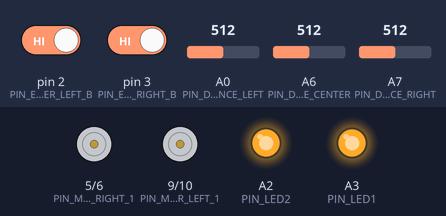
Simulated run of this sketch. Board: Arduino Nano, built with avr-gcc and run on an emulated ATmega328P. Shown: motor-driver pin pairs drawn as motors (green arrow = first pin HIGH = forward, orange = second pin HIGH = backward, longer = more drive), output pins drawn as LEDs (lit = HIGH). The inputs (shaded band) are chosen by the test bench; at power-on: A0 (PIN_DISTANCE_LEFT) = 512, A7 (PIN_DISTANCE_RIGHT) = 512, pin 2 (PIN_ENCODER_LEFT_B) HIGH, pin 3 (PIN_ENCODER_RIGHT_B) HIGH, A6 (PIN_DISTANCE_CENTER) = 512.

Above: at 1.2 s.
1.3 s: A0 (PIN_DISTANCE_LEFT) set to 604
2.8 s: A0 (PIN_DISTANCE_LEFT) set to 633
At 3.37 s:
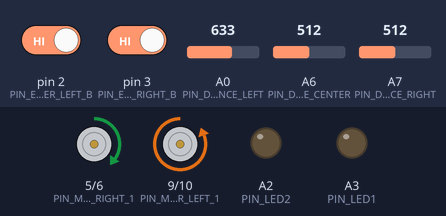
At 5.12 s:
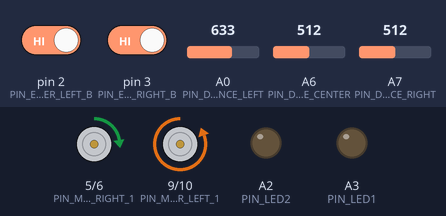
5.8 s: A7 (PIN_DISTANCE_RIGHT) set to 716
8.8 s: A0 (PIN_DISTANCE_LEFT) set to 511
At 10.07 s:
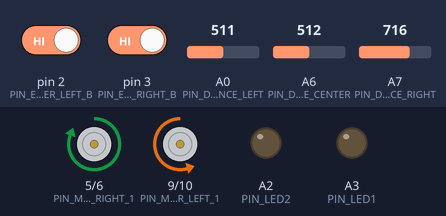
11.8 s: A7 (PIN_DISTANCE_RIGHT) set to 637
14.8 s: A7 (PIN_DISTANCE_RIGHT) set to 609
At 16.2 s:
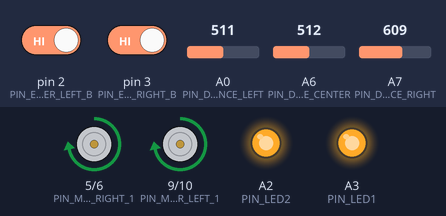
Timing chart, 0 to 17.3 s (numbered marks = the images above; inputs shaded):
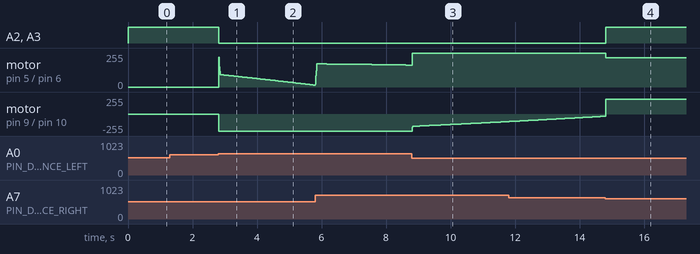

Measured:
- the behaviour switches between 618 and 619 on A0 (PIN_DISTANCE_LEFT) (found by bisection; images 0 and 1)
- the behaviour switches between 619 and 618 on A7 (PIN_DISTANCE_RIGHT) (found by bisection; images 3 and 4)
- after the input at 1.3 s, every drawn part: stays the same
- after the input at 2.8 s, A2 (PIN_LED2), A3 (PIN_LED1): HIGH → LOW at once; motor on pin 9 (PIN_MOTOR_LEFT_1) / pin 10 (PIN_MOTOR_LEFT_2): stopped → backward 255/255 at once
- after the input at 8.8 s, motor on pin 9 (PIN_MOTOR_LEFT_1) / pin 10 (PIN_MOTOR_LEFT_2): moves from backward 255/255 to backward 113/255 over 3.0 s, starting at once
- after the input at 14.8 s, A2 (PIN_LED2), A3 (PIN_LED1): LOW → HIGH at once; motor on pin 5 (PIN_MOTOR_RIGHT_1) / pin 6 (PIN_MOTOR_RIGHT_2): forward 255/255 → forward 221/255 at once

The sketch:

mouse.ino
```cpp
//changed velocity_left to .9 in mouse_helpers

#include <PID_v1.h>

#define PIN_DISTANCE_LEFT A0
#define PIN_DISTANCE_CENTER A6
#define PIN_DISTANCE_RIGHT A7

#define PIN_LED1 A3
#define PIN_LED2 A2
#define PIN_BUTTON A1

#define PIN_ENCODER_LEFT_A 11
#define PIN_ENCODER_LEFT_B 2
#define PIN_ENCODER_RIGHT_A 12
#define PIN_ENCODER_RIGHT_B 3

#define PIN_MOTOR_LEFT_1 9
#define PIN_MOTOR_LEFT_2 10
#define PIN_MOTOR_RIGHT_1 5
#define PIN_MOTOR_RIGHT_2 6

#define TICKS_PER_DEGREE 1.6299019607843137

// Invert encoder directions if needed
const boolean INVERT_ENCODER_LEFT = true;
const boolean INVERT_ENCODER_RIGHT = true;

// Invert motor directions if needed
const boolean INVERT_MOTOR_LEFT = true  ;
const boolean INVERT_MOTOR_RIGHT = false;

// Loop count, used for print statements
int count = 0;

//PID controller variables (linear)
double velocity_linear_setpoint;
double velocity_linear;
double velocity_linear_power;

//PID controller variable(angluar)
double velocity_angular_setpoint;
double velocity_angular;
double velocity_angular_power;

//PID controller variables(angular setpoint)
double diffDistance;
double diffDistanceSetpoint;

//PID controller variables (turn controller)
double tickCount;
double tickSetpoint;

int sum = 1;
//PID controller
PID velocity_linear_pid(&velocity_linear, &velocity_linear_power, &velocity_linear_setpoint, .003, 0.0005, 0.00, DIRECT);
PID velocity_angular_pid(&velocity_angular, &velocity_angular_power, &velocity_angular_setpoint, 0.5, 0.05, 0.0, DIRECT);
PID angular_setpoint_controller(&diffDistance, &velocity_angular_setpoint, &diffDistanceSetpoint, 0.05, 0.003, 0.0, DIRECT);
PID turn_controller(&tickCount, &velocity_angular_setpoint, &tickSetpoint, 0.005, 0.0, 0.0, DIRECT);

void setup() {
 pinMode(PIN_LED1, OUTPUT);
 pinMode(PIN_LED2, OUTPUT);
 Serial.begin(9600);
 //set out initial variables
 velocity_linear = 0;
 velocity_linear_setpoint = 800.0;
 velocity_angular = 0;
 velocity_angular_setpoint = 0.0;
 diffDistanceSetpoint = 0.0;

 //setup the controller
 velocity_linear_pid.SetOutputLimits(-1.0, 1.0);
 velocity_linear_pid.SetSampleTime(10);
 velocity_linear_pid.SetMode(AUTOMATIC);
 velocity_angular_pid.SetOutputLimits(-1.0, 1.0);
 velocity_angular_pid.SetSampleTime(10);
 velocity_angular_pid.SetMode(AUTOMATIC);
 angular_setpoint_controller.SetOutputLimits(-10,10);
 angular_setpoint_controller.SetSampleTime(10);
 angular_setpoint_controller.SetMode(AUTOMATIC);
 turn_controller.SetOutputLimits(-10, 10);
 turn_controller.SetSampleTime(10);
 turn_controller.SetMode(AUTOMATIC);

 pinSetup();

}

void loop() {
 if (sum % 1000 == 0)
 {
  //
 }
 sum += 1;

 // How fast are we going? in mm/sec and rad/sec
 velocity_linear = getLinearVelocity();
 velocity_angular = getAngularVelocity();
 double distanceRight = readDistanceRight();
 double distanceLeft = readDistanceLeft();
 diffDistance = distanceLeft - distanceRight;
 int nextTurn;

 if(distanceLeft < 10 && distanceRight < 10){
  //wall
  digitalWrite(PIN_LED1, HIGH);
  digitalWrite(PIN_LED2, HIGH);
  velocity_linear_power = 0.0;
  //turn(90);
 }else{
  digitalWrite(PIN_LED1, LOW);
  digitalWrite(PIN_LED2, LOW);
  angular_setpoint_controller.Compute();
  velocity_linear_pid.Compute();
  velocity_angular_pid.Compute();
 }

 applyPowerLeft(velocity_linear_power - velocity_angular_power);
 applyPowerRight(velocity_linear_power + velocity_angular_power);


 count++;

 checkEncodersZeroVelocity();
 updateDistanceSensors();
}

void turn(double degrees){
  resetTicksLeft();
  resetTicksRight();

  int direc = degrees / abs(degrees);
  tickSetpoint = TICKS_PER_DEGREE * abs(degrees);
  tickCount = getTicksRight();

  double abs_error = abs(tickCount - tickSetpoint);

  while (abs_error > 20){
    Serial.print("Tick Count: ");
    Serial.println(tickCount);
    Serial.print("Tick Setpoint: ");
    Serial.println(tickSetpoint);

    tickCount = getTicksRight();
    velocity_angular = getAngularVelocity();
    turn_controller.Compute();
    velocity_angular_pid.Compute();

    applyPowerLeft(-1 * velocity_angular_power);
    applyPowerRight(velocity_angular_power);

    abs_error = abs(tickCount - tickSetpoint);
  }
}
```

mouse_helpers.ino
```cpp
/*

   Some helper functions we've written to simplify your code
   These were all taken from your previous labs!

   Functions that you might find useful:

    pinSetup()            - sets up pins (modes, interrupts, etc)

    applyPowerLeft()      - applies a power (-1 to 1) to the left wheel
    applyPowerRight()     - applies a power (-1 to 1) to the right wheel
    applyBrakeLeft()      - applies a braking force (0 to 1) to the left wheel
    applyBrakeRight()     - applies a braking force (0 to 1) to the right wheel

    getLinearVelocity()   - computes and returns our forward velocity (mm/sec)
    getAngularVelocity()  - computes and returns our turning velocity (rad/sec)

    readDistanceLeft()    - reads a distance from the left IR sensor (cm)
    readDistanceRight()   - reads a distance from the right IR sensor (cm)
    readDistanceCenter()  - reads a distance from the center IR sensor (cm)

*/

///////////////////////////////
// Helper for hardware setup //
///////////////////////////////

void pinSetup() {
  pinMode(PIN_DISTANCE_LEFT, INPUT);
  pinMode(PIN_DISTANCE_RIGHT, INPUT);
  pinMode(PIN_DISTANCE_CENTER, INPUT);

  pinMode(PIN_LED1, OUTPUT);
  pinMode(PIN_LED2, OUTPUT);
  pinMode(PIN_BUTTON, INPUT);

  pinMode(PIN_MOTOR_LEFT_1, OUTPUT);
  pinMode(PIN_MOTOR_LEFT_2, OUTPUT);
  pinMode(PIN_MOTOR_RIGHT_1, OUTPUT);
  pinMode(PIN_MOTOR_RIGHT_2, OUTPUT);

  pinMode(PIN_ENCODER_LEFT_A, INPUT);
  pinMode(PIN_ENCODER_LEFT_B, INPUT);
  pinMode(PIN_ENCODER_RIGHT_A, INPUT);
  pinMode(PIN_ENCODER_RIGHT_B, INPUT);

  attachInterrupt(digitalPinToInterrupt(PIN_ENCODER_LEFT_B), leftEncoderRisingEdge, RISING);
  attachInterrupt(digitalPinToInterrupt(PIN_ENCODER_RIGHT_B), rightEncoderRisingEdge, RISING);
}


////////////////////////////////////
// Motor driving helper functions //
////////////////////////////////////

// Apply power to a motor
// power = 0 means no power is applied
// power = 1 means 100% power forward
// power = -1 means 100% power backwards

void applyPowerLeft(double power) {
  if (INVERT_MOTOR_LEFT)
    power *= -1;

  if (power > 0) {
    analogWrite(PIN_MOTOR_LEFT_1, constrain(power * 255.0, 0, 255));
    analogWrite(PIN_MOTOR_LEFT_2, 0);
  } else {
    analogWrite(PIN_MOTOR_LEFT_1, 0);
    analogWrite(PIN_MOTOR_LEFT_2, constrain(power * -255.0, 0, 255));
  }
}

void applyPowerRight(double power) {
  if (INVERT_MOTOR_RIGHT)
    power *= -1;

  if (power > 0) {
    analogWrite(PIN_MOTOR_RIGHT_1, constrain(power * 255.0, 0, 255));
    analogWrite(PIN_MOTOR_RIGHT_2, 0);
  } else {
    analogWrite(PIN_MOTOR_RIGHT_1, 0);
    analogWrite(PIN_MOTOR_RIGHT_2, constrain(power * -255.0, 0, 255));
  }
}


// Apply a braking force to the motor
// power = 0 means no braking force
// power = 1 means 100% braking force

void applyBrakeLeft(double power) {
  analogWrite(PIN_MOTOR_LEFT_1, constrain(power * 255.0, 0, 255));
  analogWrite(PIN_MOTOR_LEFT_2, constrain(power * 255.0, 0, 255));
}

void applyBrakeRight(double power) {
  analogWrite(PIN_MOTOR_RIGHT_1, constrain(power * 255.0, 0, 255));
  analogWrite(PIN_MOTOR_RIGHT_2, constrain(power * 255.0, 0, 255));
}


////////////////////////////////
// IR sensor helper functions //
////////////////////////////////

uint16_t left_reading = 524;
uint16_t right_reading = 524;
uint16_t center_reading = 524;

double updateDistanceSensors() {
  uint16_t reading;

  reading = analogRead(PIN_DISTANCE_LEFT);
  if (reading < 94 || reading > 618) {
    reading = 94;
  }
  left_reading = (95 * left_reading + 5 * reading) / 100;

  reading = analogRead(PIN_DISTANCE_RIGHT);
  if (reading < 94 || reading > 618) {
    reading = 94;
  }
  right_reading = (95 * right_reading + 5 * reading) / 100;

  reading = analogRead(PIN_DISTANCE_CENTER);
  if (reading < 94 || reading > 618) {
    reading = 94;
  }
  center_reading = (95 * center_reading + 5 * reading) / 100;
}

double readDistanceLeft() {
  return 1.0 / (0.000413153 * left_reading - 0.0055266887);
}

double readDistanceRight() {
  return 1.0 / (0.000413153 * right_reading - 0.0055266887);
}

double readDistanceCenter() {
  return 1.0 / (0.000413153 * center_reading - 0.0055266887);
}


//////////////////////////////
// Encoder helper functions //
//////////////////////////////

double velocity_left = 0; // millimeters/sec
double velocity_right = 0; // millimeters/sec
// Mouse physical parameters; these are used for velocity calculations
const double ENCODER_TICKS_PER_REVOLUTION = 420.0 / 2.0; // blaze it
const double WHEELBASE_DIAMETER = 95.0; // mm
const double WHEEL_DIAMETER = 34.0; // mm

// Precomputed constant used for calculating wheel velocities
// (VELOCITY_COEFF / encoder pulse width in microseconds) will give us the linear velocity of a wheel
const double VELOCITY_COEFF = WHEEL_DIAMETER * PI / ENCODER_TICKS_PER_REVOLUTION * 1000000.0;

// Encoder helper variables
unsigned long prev_pulse_time_right;
unsigned long prev_pulse_time_left;

// Encoder state variables
long ticks_left = 0; // ticks
long ticks_right = 0; // ticks

double getLinearVelocity() {
  return 0.5 * (velocity_left + velocity_right);
}

double getAngularVelocity() {
  return (velocity_right - velocity_left) / WHEELBASE_DIAMETER;
}

void checkEncodersZeroVelocity(void) {
  // Sets the wheel velocity to 0 if we haven't see an edge in a while
  unsigned long curr_time = micros();
  if (curr_time > prev_pulse_time_left + 100000) {
    velocity_left = 0;
  }
  if (curr_time > prev_pulse_time_right + 100000) {
    velocity_right = 0;
  }
}

void leftEncoderRisingEdge(void) {
  unsigned long curr_time = micros();

  int direction;
  if (digitalRead(PIN_ENCODER_LEFT_A) == !INVERT_ENCODER_LEFT) {
    direction = 1;
  } else {
    direction = -1;
  }

  if (direction * velocity_left < 0) {
    velocity_left = 0;
  } else {
    // Otherwise, convert the period of our pulse in mm/second
    velocity_left = 0.9 * direction * VELOCITY_COEFF / (curr_time - prev_pulse_time_left);
  }
  ticks_left += direction;

  prev_pulse_time_left = curr_time;
}

void rightEncoderRisingEdge(void) {
  unsigned long curr_time = micros();

  int direction;
  if (digitalRead(PIN_ENCODER_RIGHT_A) == !INVERT_ENCODER_RIGHT) {
    direction = -1;
  } else {
    direction = 1;
  }

  if (direction * velocity_right < 0) {
    velocity_right = 0;
  } else {
    // Otherwise, convert the period of our pulse in mm/second
    velocity_right = direction * VELOCITY_COEFF / (curr_time - prev_pulse_time_right);
  }
  ticks_right += direction;

  prev_pulse_time_right = curr_time;
}

double getTicksRight(){
  return ticks_right;
}

double getTicksLeft(){
  return ticks_left;
}

void resetTicksLeft(){
  ticks_left = 0;
}

void resetTicksRight(){
  ticks_right = 0;
}
```
